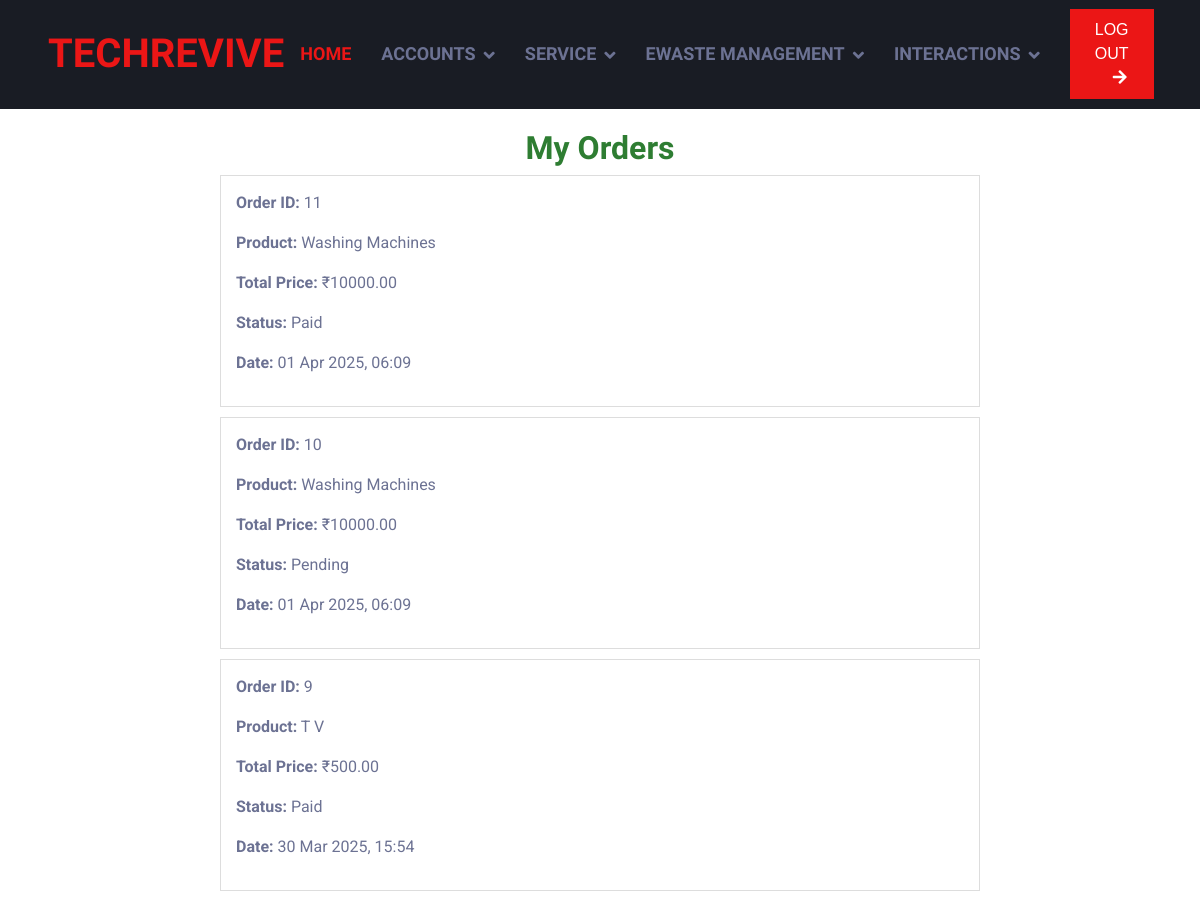
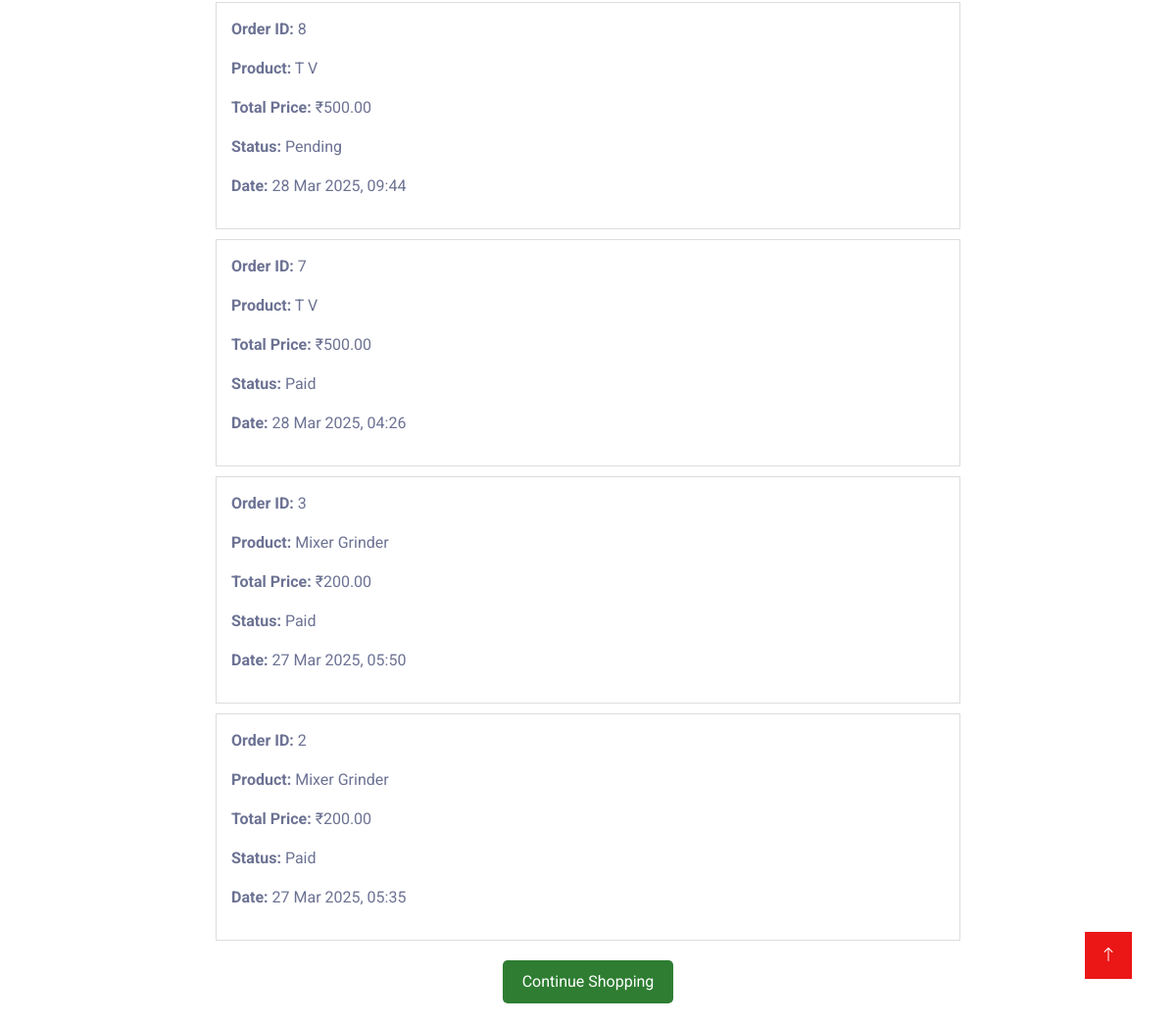
/User/my-orders/ (signed in), run on the app's committed database (2 pictures, top to bottom).
### User/models.py (models this page shows, shortened)
class Order(models.Model):
    STATUS_CHOICES = [
        ('pending', 'Pending'),
        ('processing', 'Processing'),
        ('shipped', 'Shipped'),
        ('delivered', 'Delivered'),
    ]
    user = models.ForeignKey('Guest.User',on_delete=models.CASCADE)
    product = models.ForeignKey('Admin.Product', on_delete=models.CASCADE)  # ✅ Ensure this is correct
    total_price = models.DecimalField(max_digits=10, decimal_places=2, default=0.00)
    created_at = models.DateTimeField(auto_now_add=True)
    status = models.CharField(max_length=20, choices=STATUS_CHOICES, default='pending')

### Admin/models.py (models this page shows)
class Product(models.Model):
    Product_name=models.CharField(max_length=50)
    product_image=models.FileField(upload_to='ProductDocs/')
    Product_description=models.CharField(max_length=100)
    type=models.ForeignKey(Type,on_delete=models.SET_NULL,null=True)
    price = models.DecimalField(max_digits=10, decimal_places=2,default=0.00)

### User/views.py (the view)
# urls.py: path('my-orders/', views.my_orders, name='my_orders'),  # ✅ Ensure this exists
def my_orders(request):
    if 'uid' not in request.session:
        return render(request, 'User/MyOrders.html', {'orders': []})
    user_id = request.session.get('uid')
    print(f"Fetching orders for User ID: {user_id}")  # Debugging
    order = Order.objects.filter(user_id=user_id).select_related('product').order_by('-created_at')
    print(f"Orders found: {order.count()}")  # Debugging
    return render(request, 'User/MyOrders.html', {'order': order})

### User/Templates/User/MyOrders.html
{% extends 'User/Head.html' %}
{% load static %}
{% block content %}
<div class="orders-container" style="max-width: 800px; margin: auto; padding: 20px;">
    <h2 style="text-align: center; color: #2e7d32;">My Orders</h2>
    {% if order %}
        <div class="orders-container">
            {% for order in order %}
                <div class="order-item" style="border: 1px solid #ddd; padding: 15px; margin-bottom: 10px;">
                    <p><strong>Order ID:</strong> {{ order.id }}</p>
                    {% if order.product %}
                        <p><strong>Product:</strong> {{ order.product.Product_name }}</p>
                    {% else %}
                        <p style="color: red;">⚠ Product details not available</p>
                    {% endif %}
                    <p><strong>Total Price:</strong> ₹{{ order.total_price }}</p>
                    <p><strong>Status:</strong> {{ order.get_status_display }}</p>
                    <p><strong>Date:</strong> {{ order.created_at|date:"d M Y, H:i" }}</p>
                </div>
            {% endfor %}
        </div>
    {% else %}
        <p style="text-align: center; color: #777;">No orders found.</p>
    {% endif %}
    <div style="text-align: center; margin-top: 20px;">
        <a href="{% url 'user:product_list' %}"
           style="display: inline-block; padding: 10px 20px; background-color: #2e7d32; color: white; text-decoration: none; border-radius: 5px;">
            Continue Shopping
        </a>
    </div>
</div>
{% endblock content %}

### Guest/static/Main/css/style.css (style rules this page uses)
:root { --primary: #EB1616; --secondary: #191C24; --light: #6C7293; --dark: #000000; }

### data on the page
Order: id "11", product.Product_name "Washing Machines", total_price "10000.00", status "Paid", created_at "01 Apr 2025, 06:09"
Order: id "10", product.Product_name "Washing Machines", total_price "10000.00", status "Pending", created_at "01 Apr 2025, 06:09"
Order: id "9", product.Product_name "T V", total_price "500.00", status "Paid", created_at "30 Mar 2025, 15:54"
Order: id "8", product.Product_name "T V", total_price "500.00", status "Pending", created_at "28 Mar 2025, 09:44"
Order: id "7", product.Product_name "T V", total_price "500.00", status "Paid", created_at "28 Mar 2025, 04:26"
Order: id "3", product.Product_name "Mixer Grinder", total_price "200.00", status "Paid", created_at "27 Mar 2025, 05:50"
Order: id "2", product.Product_name "Mixer Grinder", total_price "200.00", status "Paid", created_at "27 Mar 2025, 05:35"
